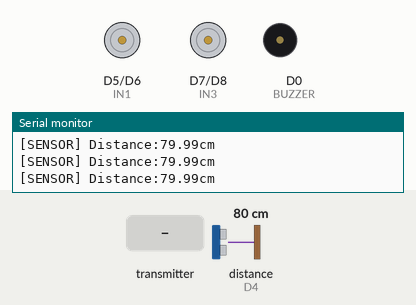
Recording of a sketch running on a simulated ESP8266 (NodeMCU). Shown: motor-driver pin pairs drawn as motors (green arrow = first pin HIGH = forward, orange = second pin HIGH = backward, longer = more drive, scaled by the enable pin), buzzer (waves = sounding, pin HIGH), the last lines printed to the serial monitor. Wiring (inferred from the names in the program): ultrasonic range finder: trigger D3; echo D4. The test bench sets the inputs (shaded band); at power-on: distance to the obstacle (sensor on D4) 80 cm. The echo pulse lasts 58.3 µs per cm; pins used as bus, display or sensor lines are not drawn.

Above: at 1.2 s.
1.3 s: distance to the obstacle (sensor on D4) set to 2 cm
At 2.1 s:
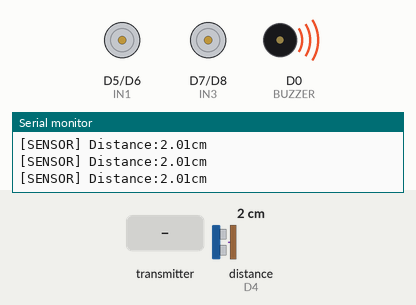
2.8 s: the transmitter starts sending id = 0
4.3 s: the transmitter starts sending Data_Vx = 64
At 5.4 s:
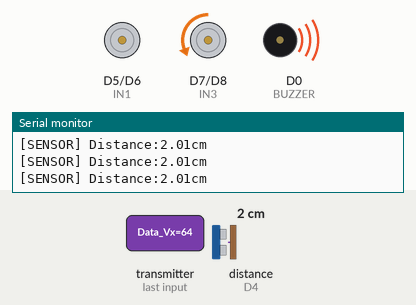
5.8 s: distance to the obstacle (sensor on D4) set to 18 cm
7.3 s: distance to the obstacle (sensor on D4) set to 22 cm
At 7.6 s:
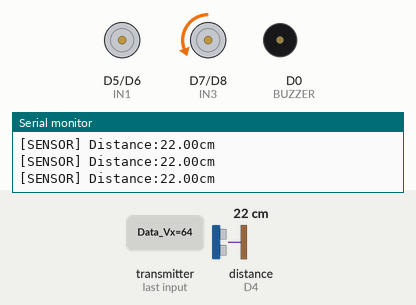
8.8 s: the transmitter starts sending Data_Vy = 64
At 10.0 s:
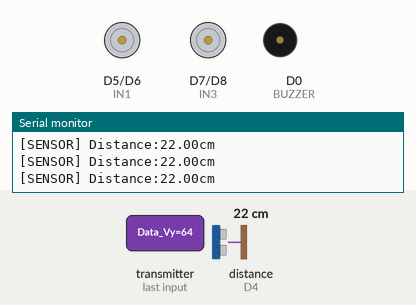
Timing chart, 0 to 11.3 s (numbered marks = the images above; inputs shaded):
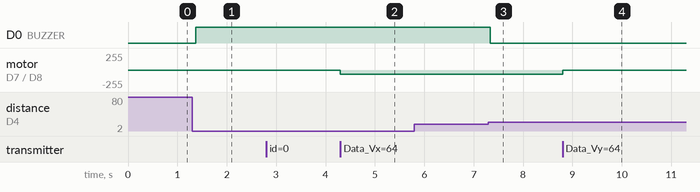

The sketch:

reciev_robot_car.ino
```cpp
// ฝั่งรับ ESP8266: รับข้อมูลหลายชุด, ควบคุมมอเตอร์, ตรวจสอบ ultrasonic
#include <ESP8266WiFi.h>
#include <Config.h>

void setup() {
  Serial.begin(115200);
  WiFi.mode(WIFI_STA);

  // MOTOR PIN SETUP
  pinMode(IN1, OUTPUT); pinMode(IN2, OUTPUT);
  pinMode(IN3, OUTPUT); pinMode(IN4, OUTPUT);
  pinMode(EN_A, OUTPUT); pinMode(EN_B, OUTPUT);

  // ULTRASONIC SETUP
  pinMode(TRIG, OUTPUT); pinMode(ECHO, INPUT);
  pinMode(BUZZER, OUTPUT);

  analogWrite(EN_A, 0);
  analogWrite(EN_B, 0);

  if (esp_now_init() != 0) {
    Serial.println(F("ESP-NOW init failed"));
    return;
  }
  esp_now_set_self_role(ESP_NOW_ROLE_SLAVE);
  esp_now_register_recv_cb(OnDataRecv);
}

void loop() {
  distance = readDistanceCM();
  Serial.print(F("[SENSOR] Distance:"));
  Serial.print(distance);
  Serial.println("cm\n");
  if (distance < 20) {
    digitalWrite(BUZZER, HIGH);
  } else {
    digitalWrite(BUZZER, LOW);
  }
  delay(100);
}

// --------- MOTOR CONTROL ---------
void driveMotor(int vx, int vy) {
  speedL = constrain(map(vx + vy - 255, 0, 255, 0, 1023), 0, 1023);
  speedR = constrain(map(vx - vy, 0, 255, 0, 1023), 0, 1023);

  // ทิศทาง (forward/backward)
  forward = (vy >= 128);

  digitalWrite(IN1, forward);
  digitalWrite(IN2, !forward);
  digitalWrite(IN3, forward);
  digitalWrite(IN4, !forward);

  analogWrite(EN_A, speedL);
  analogWrite(EN_B, speedR);
}

// --------- SONIC ---------
float readDistanceCM() {
  digitalWrite(TRIG, LOW);
  delayMicroseconds(2);
  digitalWrite(TRIG, HIGH);
  delayMicroseconds(10);
  digitalWrite(TRIG, LOW);

  long duration = pulseIn(ECHO, HIGH);
  return duration * 0.0343 / 2;
}

// --------- CALLBACK ---------
void OnDataRecv(uint8_t *mac_addr, uint8_t *data, uint8_t len) {
  if (len != sizeof(struct_message)) return;
  memcpy(&incomingData, data, sizeof(incomingData));

  //Serial.printf("[RECV] ID: %d | Vx: %d | Vy: %d\n",
  //            incomingData.id, incomingData.Data_Vx, incomingData.Data_Vy);

  driveMotor(incomingData.Data_Vx, incomingData.Data_Vy);
}
```

Config.h
```cpp
#ifndef CONFIG_H
#define CONFIG_H

#include <Arduino.h>
#include <pgmspace.h>
#include <Esp8266WiFi.h>

extern "C" {
  #include <espnow.h>
}


// --------- STRUCT DATA ---------
typedef struct struct_message {
  uint8_t id;
  uint8_t Data_Vx;
  uint8_t Data_Vy;
} struct_message;

struct_message incomingData;

// --------- PIN CONFIG ---------
const uint8_t PROGMEM IN1 = D5;
const uint8_t PROGMEM IN2 = D6;
const uint8_t PROGMEM IN3 = D7;
const uint8_t PROGMEM IN4 = D8;
const uint8_t PROGMEM EN_A = D1;
const uint8_t PROGMEM EN_B = D2;

unsigned int PROGMEM speedL;
unsigned int PROGMEM speedR;

const uint8_t PROGMEM TRIG = D3;
const uint8_t PROGMEM ECHO = D4;
const uint8_t PROGMEM BUZZER = D0;

bool PROGMEM forward;
float PROGMEM distance;

#endif
```

Measured:
- the behaviour switches between 20 and 21 cm on distance to the obstacle (sensor on D4) (found by bisection; images 2 and 3)
- after the input at 1.3 s, D0 (BUZZER): LOW → HIGH after 0.07 s
- after the input at 4.3 s, motor on D7 (IN3) / D8 (IN4): stopped → backward 64/255 at once
- after the input at 7.3 s, D0 (BUZZER): HIGH → LOW at once
- after the input at 8.8 s, motor on D7 (IN3) / D8 (IN4): backward 64/255 → stopped at once
